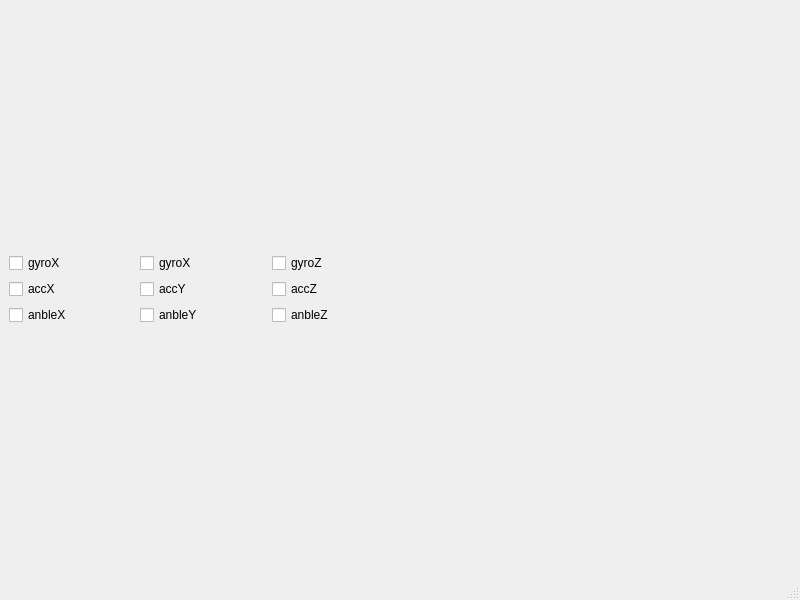
<?xml version="1.0" encoding="UTF-8"?>
<ui version="4.0">
 <class>LineChart</class>
 <widget class="QMainWindow" name="LineChart">
  <property name="geometry">
   <rect>
    <x>0</x>
    <y>0</y>
    <width>800</width>
    <height>600</height>
   </rect>
  </property>
  <property name="windowTitle">
   <string>MainWindow</string>
  </property>
  <widget class="QWidget" name="centralwidget">
   <layout class="QGridLayout" name="gridLayout_5">
    <item row="0" column="0">
     <layout class="QGridLayout" name="gridLayout_4">
      <item row="0" column="0">
       <layout class="QGridLayout" name="gridLayout">
        <item row="0" column="0">
         <widget class="QCheckBox" name="checkBox_gyroX">
          <property name="text">
           <string>gyroX</string>
          </property>
         </widget>
        </item>
        <item row="0" column="2">
         <widget class="QCheckBox" name="checkBox_gyroZ">
          <property name="text">
           <string>gyroZ</string>
          </property>
         </widget>
        </item>
        <item row="0" column="1">
         <widget class="QCheckBox" name="checkBox_gyroY">
          <property name="text">
           <string>gyroX</string>
          </property>
         </widget>
        </item>
       </layout>
      </item>
      <item row="1" column="0">
       <layout class="QGridLayout" name="gridLayout_2">
        <item row="0" column="0">
         <widget class="QCheckBox" name="checkBox_accX">
          <property name="text">
           <string>accX</string>
          </property>
         </widget>
        </item>
        <item row="0" column="1">
         <widget class="QCheckBox" name="checkBox_accY">
          <property name="text">
           <string>accY</string>
          </property>
         </widget>
        </item>
        <item row="0" column="2">
         <widget class="QCheckBox" name="checkBox_accZ">
          <property name="text">
           <string>accZ</string>
          </property>
         </widget>
        </item>
       </layout>
      </item>
      <item row="2" column="0">
       <layout class="QGridLayout" name="gridLayout_3">
        <item row="0" column="0">
         <widget class="QCheckBox" name="checkBox_anbleX">
          <property name="text">
           <string>anbleX</string>
          </property>
         </widget>
        </item>
        <item row="0" column="1">
         <widget class="QCheckBox" name="checkBox_anbleX_2">
          <property name="text">
           <string>anbleY</string>
          </property>
         </widget>
        </item>
        <item row="0" column="2">
         <widget class="QCheckBox" name="checkBox_anbleZ">
          <property name="text">
           <string>anbleZ</string>
          </property>
         </widget>
        </item>
       </layout>
      </item>
     </layout>
    </item>
    <item row="0" column="1">
     <widget class="QChartView" name="widget" native="true"/>
    </item>
   </layout>
  </widget>
  <widget class="QMenuBar" name="menubar">
   <property name="geometry">
    <rect>
     <x>0</x>
     <y>0</y>
     <width>800</width>
     <height>23</height>
    </rect>
   </property>
  </widget>
  <widget class="QStatusBar" name="statusbar"/>
 </widget>
 <customwidgets>
  <customwidget>
   <class>QChartView</class>
   <extends>QWidget</extends>
   <header location="global">qchartview.h</header>
   <container>1</container>
  </customwidget>
 </customwidgets>
 <resources/>
 <connections/>
</ui>
